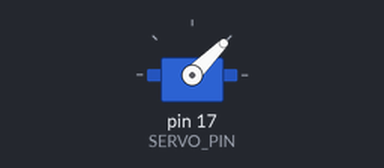
The sketch below on a simulated Arduino Uno, built with avr-gcc and run on an emulated ATmega328P. Shown: servo.

Above: at 0.1 s.
At 1.1 s:
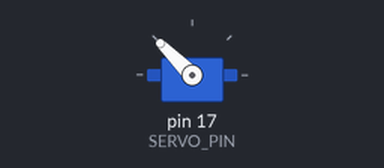
Timing chart, 0 to 2.6 s (numbered marks = the images above):
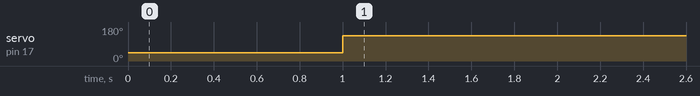

The sketch:

servo.ino
```cpp
#include <Servo.h>

#define SERVO_PIN 17

Servo servo1;

void setup() {
  Serial.begin(115200);
  servo1.attach(SERVO_PIN);
  servo1.write(45);
  delay(1000);
  servo1.write(135);
}

void loop() {
  //for (int angle = 45; angle <= 135; angle++) {
    //servo1.write(angle);
   // Serial.println(angle);
   // delay(100);
  //}

  //for (int angle = 135; angle >= 45; angle--) {
    //servo1.write(angle);
  //  Serial.println(angle);
   // delay(100);
 // }
}
```

Measured:
- by itself, servo on pin 17 (SERVO_PIN): 45° → 135° at 1.0 s
